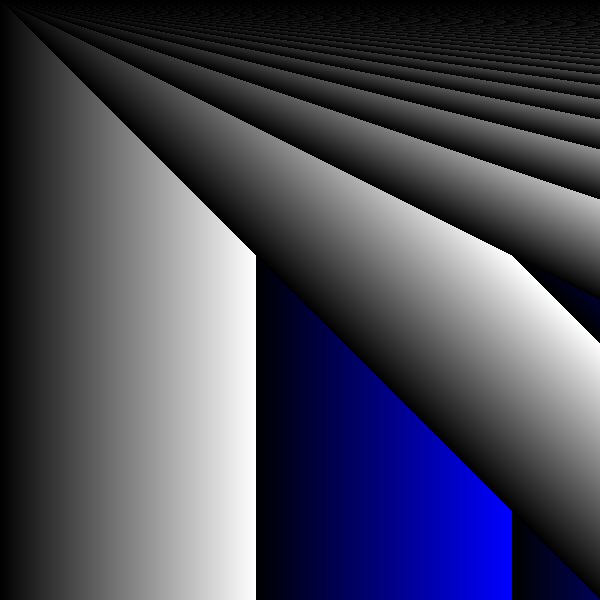
Frame 1 (no input)
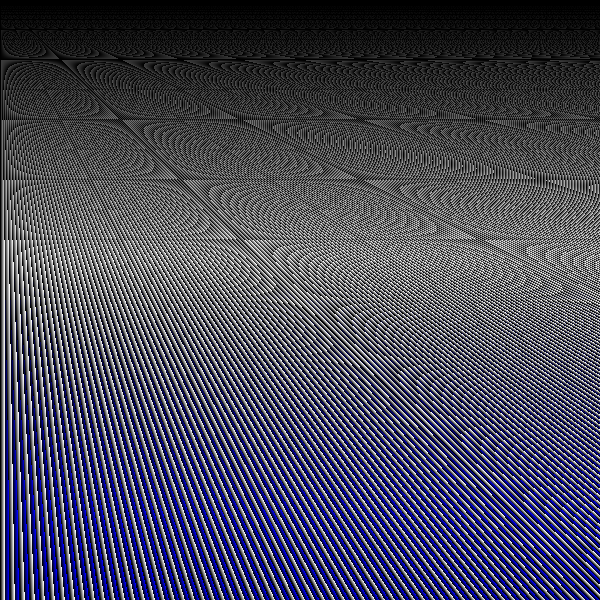
Frame 60 (the mouse pressed at the canvas centre just before this capture)
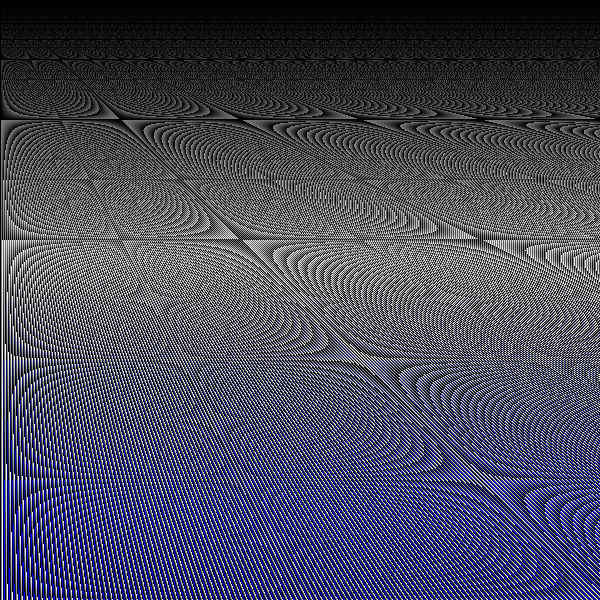
Frame 120 (the mouse held since frame 60 and released just before this capture)

The Processing sketch that drew these frames (run headless with seeded random() and noise(); from frame 60 on, the mouse is pressed at the canvas centre):

// Processing sketch: processing_154271
// ── processing_154271.pde

int i;

void setup() {
  size(600, 600);
  i = 0;
}

void draw() {
  i++;
  for(int x = 0; x < width; ++x) {
    for(int y = 0; y < height; ++y) {
      set(x, y, color((x * i) % (y + 1)));
    } 
  }
}
